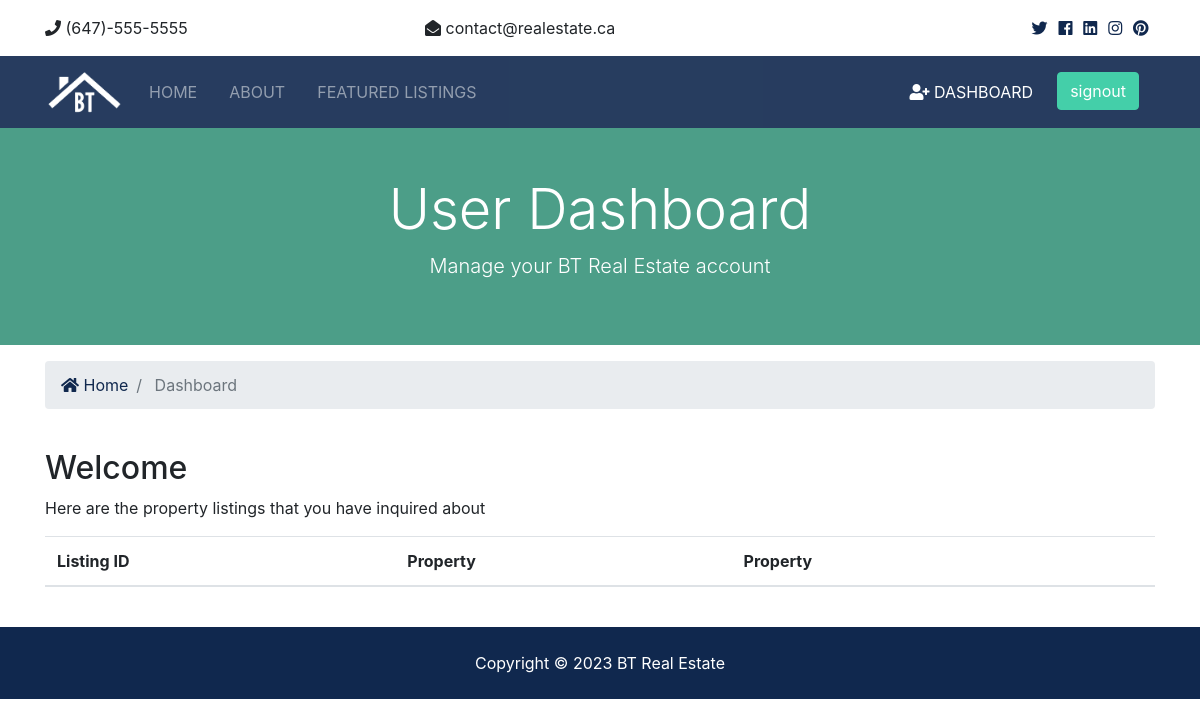
Before: /accounts/dashboard/ (signed in) with the older database file.
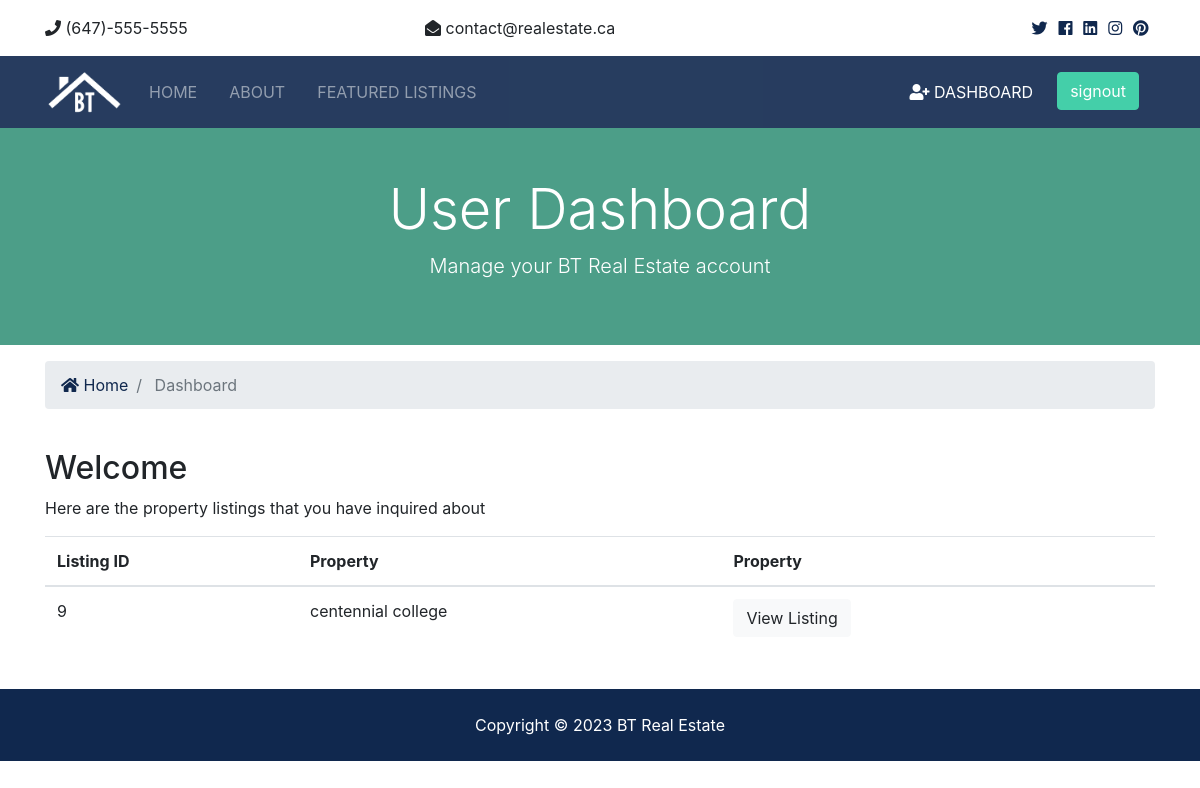
After: the same page with the newer database file.
### contact/models.py (models this page shows, shortened)
class Contact(models.Model):
    listing=models.CharField(max_length=200)
    listing_id=models.IntegerField()
    name=models.CharField(max_length=200)
    email=models.CharField(max_length=100)
    phone=models.CharField(max_length=13)
    message=models.TextField(blank=True)
    contact_date=models.DateTimeField(default=datetime.now,blank=True)
    user_id=models.IntegerField(blank=True)
    realtor_email=models.EmailField(default=None)

### accounts/views.py (the view)
# urls.py: path('dashboard/',views.dashboard,name='dashboard'),
def dashboard(request):
    user_id=request.user.id
    context=Contact.objects.order_by('contact_date').filter(user_id=user_id)
    return render(request,'accounts/dashboard.html',{"context":context})

### templates/accounts/dashboard.html (shortened to what this page needs)
{% extends 'pages/base.html'%}
{%load static%}
{%block content%}
<section id="showcase-inner" class="py-5 text-white">
    <div class="container">
      <div class="row text-center">
        <div class="col-md-12">
          <h1 class="display-4">User Dashboard</h1>
          <p class="lead">Manage your BT Real Estate account</p>
        </div>
      </div>
    </div>
  </section>
  <section id="bc" class="mt-3">
    <div class="container">
      <nav aria-label="breadcrumb">
        <ol class="breadcrumb">
          <li class="breadcrumb-item">
            <a href="{% url 'home' %}">
              <i class="fas fa-home"></i> Home</a>
          </li>
          <li class="breadcrumb-item active"> Dashboard</li>
        </ol>
      </nav>
    </div>
  </section>
  <section id="dashboard" class="py-4">
    <div class="container">
      <div class="row">
        <div class="col-md-12">
          <h2>Welcome {{user.first_name}}</h2>
          <p>Here are the property listings that you have inquired about</p>
          <table class="table">
            <thead>
              <tr>
                <th scope="col">Listing ID</th>
                <th scope="col">Property</th>
                <th scope="col">Property</th>
                <th></th>
              </tr>
            </thead>
            <tbody>
            {%  for i in context %}
              <tr>
                <td>{{i.listing_id}}</td>
                <td>{{i.listing}}</td>
                <td>
                  <a class="btn btn-light" href="{% url 'listing' i.listing_id %}">View Listing</a>
                </td>
              </tr>
            {%endfor%}
            </tbody>
          </table>
        </div>
      </div>
    </div>
  </section>
{%endblock%}

### templates/pages/base.html (shortened to what this page needs)
<!DOCTYPE html>
{% load static %}
<html lang="en">
<head>
  <link rel="stylesheet"  href="{% static 'css/all.css' %}">
  <link rel="stylesheet" href="{% static 'css/bootstrap.css'%}">
  <link rel="stylesheet" href="{% static 'css/style.css'%}">
  <link rel="stylesheet" href="{% static 'css/lightbox.min.css'%}">
</head>
<body>
  <html lang="en">
  <section id="top-bar" class="p-3">
      <div class="container">
        <div class="row">
          <div class="col-md-4">
            <i class="fas fa-phone"></i> (647)-555-5555
          </div>
          <div class="col-md-4">
            <i class="fas fa-envelope-open"></i> contact@realestate.ca
                    </div>
          <div class="col-md-4">
            <div class="social text-right">
              <a href="#">
                <i class="fab fa-twitter"></i>
              </a>
              <a href="#">
                <i class="fab fa-facebook"></i>
              </a>
              <a href="#">
                <i class="fab fa-linkedin"></i>
              </a>
              <a href="#">
                <i class="fab fa-instagram"></i>
              </a>
              <a href="#">
                <i class="fab fa-pinterest"></i>
              </a>
            </div>
          </div>
        </div>
      </div>
    </section>
  <nav class="navbar navbar-expand-lg navbar-dark bg-primary sticky-top">
      <div class="container">
        <a class="navbar-brand" href="{% url 'home'%}">
          <img src="{% static '/img/logo.png' %}" class="logo" alt="">
        </a>
        <div class="collapse navbar-collapse" id="navbarNavAltMarkup">
          <ul class="navbar-nav">
                <li {%if '/' == request.path %} class="nav-item active mr-3" {%else%} class="nav-item mr-3" {% endif %}>
                  <a class="nav-link" href="{% url 'home' %}">Home</a>
                </li>
                <li {%if 'about' in request.path %} class="nav-item active mr-3" {%else%} class="nav-item mr-3" {% endif%} >
                  <a class="nav-link" href="{% url 'about'%}">About</a>
                </li>
                <li {%if 'listings' in request.path %} class="nav-item active mr-3"  {%else%} class="nav-item mr-3" {% endif %} >
                  <a class="nav-link" href="{% url 'listings' %}">Featured Listings</a>
                </li>
          </ul>
                <ul class="navbar-nav ml-auto">
                      {% if user.is_authenticated %}
                        <li {% if 'dashboard' in request.path %} class="nav-item active mr-3"{%else%} class="nav-item mr-3"{%endif%}>
                          <a class="nav-link" href="{% url 'dashboard' %}">
                            <i class="fas fa-user-plus"></i> Dashboard</a>
                        </li>
                        <li {% if 'signout' in request.path %} class="nav-item active mr-3"{%else%} class="nav-item mr-3"{%endif%}>
                        <form action="{% url 'signout'%}" method="POST">
                            <input type="submit" value="signout" class="btn btn-secondary btn-block"></form>
                         </li>
                      {% endif %}
                </ul>
        </div>
      </div>
    </nav>
  {% block content %}{% endblock %}
  <footer id="main-footer" class="py-4 bg-primary text-white text-center">
    Copyright &copy;
    <span class="year"></span> BT Real Estate
  </footer>
  </body>
</html>

### st/static/css/all.css (style rules this page uses)
.fa, .fas, .far, .fal, .fab { -moz-osx-font-smoothing: grayscale; -webkit-font-smoothing: antialiased; display: inline-block; font-style: normal; font-variant: normal; text-rendering: auto; line-height: 1; }
.fa-envelope-open:before { content: "\f2b6"; }
.fa-facebook:before { content: "\f09a"; }
.fa-home:before { content: "\f015"; }
.fa-instagram:before { content: "\f16d"; }
.fa-linkedin:before { content: "\f08c"; }
.fa-phone:before { content: "\f095"; }
.fa-pinterest:before { content: "\f0d2"; }
.fa-twitter:before { content: "\f099"; }
.fa-user-plus:before { content: "\f234"; }
.fab { font-family: 'Font Awesome 5 Brands'; }
.fa, .fas { font-family: 'Font Awesome 5 Free'; font-weight: 900; }

### st/static/css/style.css (style rules this page uses)
.btn-secondary { color: #fff !important; }
img { width: 100%; }
.logo { width: 80px; }
.navbar { opacity: 0.9; text-transform: uppercase; }
.social a { margin-right: 0.4rem; }
#showcase-inner { background: url(../img/building.jpg) no-repeat top center fixed/cover; position: relative; overflow: hidden; min-height: 200px; }
#showcase-inner::before { content: ''; position: absolute; top: 0; left: 0; min-height: 100%; width: 100%; background: rgba(32, 134, 107, 0.8); }

Changed rows visible on the page:
added Contact: listing_id "9", listing "centennial college"
